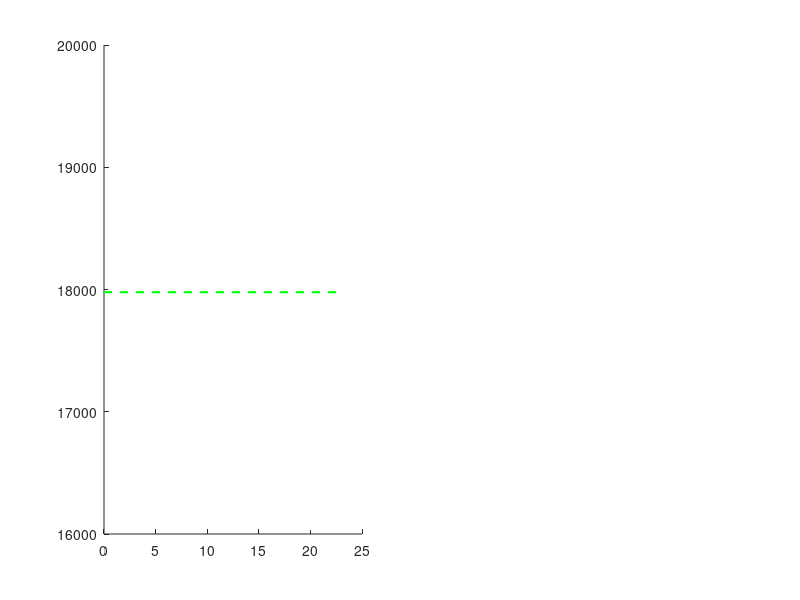

MATLAB code for this plot: (Note: this script raises an error after producing the figure.)
% block-by-block loop: selected
fs = 48000; % sampling freq

fr0 = 18000; % initial lo freq
ft0 = fr0 + ( 160*rand()-80 ); % tx carrier freq

snr = 30;

n = 24; % iterations

K1 = 32;
K2 = 0.02;

lpf = [0.00323248474800766,0.00341121901342408,0.00354043287435739,0.00361486147941774,0.00362990165094776,0.00358172662821808,0.00346739301787512,0.00328493784523272,0.00303346369827736,0.00271321009190362,0.00232560935148027,0.00187332552027135,0.00136027503176679,0.000791628152273114,0.000173790487284370,-0.000485635847193166,-0.00117791146487034,-0.00189323910564847,-0.00262086259714419,-0.00334918445573330,-0.00406590087447166,-0.00475815253104020,-0.00541268935309986,-0.00601604710646551,-0.00655473342833562,-0.00701542071806652,-0.00738514312577998,-0.00765149474800123,-0.00780282605245685,-0.00782843551334176,-0.00771875344526418,-0.00746551507939154,-0.00706192002893901,-0.00650277544214257,-0.00578462033751411,-0.00490582885597019,-0.00386669044409368,-0.00266946529835247,-0.00131841374694390,0.000180201381138810,0.00181813995689834,0.00358523747143389,0.00546948540925826,0.00745713839187177,0.00953284699712183,0.0116798147603736,0.0138799774825452,0.0161142026138886,0.0183625061569499,0.0206042842428824,0.0228185562871214,0.0249842164276578,0.0270802897953071,0.0290861900632833,0.0309819746749972,0.0327485941554144,0.0343681319727539,0.0358240315330925,0.0371013070590076,0.0381867353223180,0.0390690254670064,0.0397389644675092,0.0401895361149986,0.0404160118046930,0.0404160118046930,0.0401895361149986,0.0397389644675092,0.0390690254670064,0.0381867353223180,0.0371013070590076,0.0358240315330925,0.0343681319727539,0.0327485941554144,0.0309819746749972,0.0290861900632833,0.0270802897953071,0.0249842164276578,0.0228185562871214,0.0206042842428824,0.0183625061569499,0.0161142026138886,0.0138799774825452,0.0116798147603736,0.00953284699712183,0.00745713839187177,0.00546948540925826,0.00358523747143389,0.00181813995689834,0.000180201381138810,-0.00131841374694390,-0.00266946529835247,-0.00386669044409368,-0.00490582885597019,-0.00578462033751411,-0.00650277544214257,-0.00706192002893901,-0.00746551507939154,-0.00771875344526418,-0.00782843551334176,-0.00780282605245685,-0.00765149474800123,-0.00738514312577998,-0.00701542071806652,-0.00655473342833562,-0.00601604710646551,-0.00541268935309986,-0.00475815253104020,-0.00406590087447166,-0.00334918445573330,-0.00262086259714419,-0.00189323910564847,-0.00117791146487034,-0.000485635847193166,0.000173790487284370,0.000791628152273114,0.00136027503176679,0.00187332552027135,0.00232560935148027,0.00271321009190362,0.00303346369827736,0.00328493784523272,0.00346739301787512,0.00358172662821808,0.00362990165094776,0.00361486147941774,0.00354043287435739,0.00341121901342408,0.00323248474800766];
ord = length(lpf) - 1;

phit = rand()*2*pi;
fr = [fr0, zeros(1, n-1)];
phie = zeros(1, n); % phi error

z = 0;
phir = 0;
mxi = zeros(1, ord+1);
mxq = zeros(1, ord+1);

for i=0:(n-1)
    phie(i+1) = phir-phit;
    for j=0:ord
        loi = cos(phir);
        loq = -sin(phir);
        phir = phir + 2*pi*fr(i+1)/fs;
        
        sig = cos(phit) + 10^(-snr/20)*randn();
        mxi(j+1) = sig*loi; % inverted
        mxq(j+1) = sig*loq;
        phit = phit + 2*pi*ft0/fs;
    end
    bbi = sum(lpf.*mxi);
    bbq = sum(lpf.*mxq);
    
    dphir = -atan(bbq/bbi);
    phir = phir - dphir;
    
    dfr = K1*dphir + z;
    z = z + K2*dphir;
    
    if i+2>n; break; end
    fr(i+2) = fr(i+1) - dfr;
end

clf;
subplot(121);
hold on;
plot([0, length(fr)-1], [ft0, ft0], 'g--', 'LineWidth', 1.5);
plot(0:length(fr)-1, fr, 'r.-', 'MarkerSize', 9, 'LineSmooth', 'on');
hold off;
grid on;
ylim([17900, 18100]);
title(sprintf('actual %.3f avg %.3f', ft0, mean(fr(round(n/2):n))));

subplot(122);
hold on;
plot(0:(n-1), mod(phie, 2*pi)-pi, 'r.', 'MarkerSize', 9);
plot([0, n-1], [pi, pi], 'g--', 'LineWidth', 1.5);
plot([0, n-1], -[pi, pi], 'g--', 'LineWidth', 1.5);
plot([0, n-1], [0, 0], 'g--', 'LineWidth', 1.5);
hold off;
grid on;
